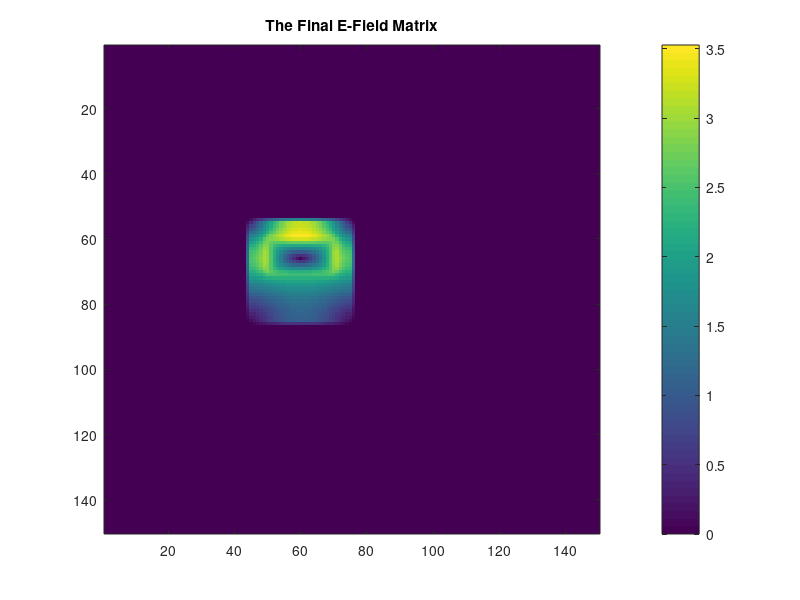

Recreate this plot in MATLAB.
%% 1. INPUTS & PARAMETERS
% Define L, N, dx, and element index vars

L = 1; % matrix node length

% Epsilon (permittivity of vacuum)
epsilon0 = 8.854e-12; 


%INCREASE FOR GREATER RESOLUTION

N = 150; % Number of nodes 


dx = L/(N-1); % derivative equal to the length divided by one minus row length.
object_index = [0, NaN,  12, 0]; % Edge voltage, air voltage, plate1 voltage, Plate2 voltage


%% 2. MESH GENERATION (The Blueprint)
% Create the matrix (address locations) and mask_matrix (index labels).

matrix = zeros(N,N); % Build fundamental matrix
matrix = reshape(1:N^2, N, N); % Index all values on spatial matrix


rho = zeros(N, N); % Empty rho (charge density) matrix 


% MODIFY THIS CODE TO MODIFY GEOMETRY of charges in space

rho(60:70, 50:70) = 1e-9; % 1nC/square Charge in 10x10 piece of matrix (Shielded by faraday cage)


% Make matrix for capacitor indexing differentiating between grounded
% edges (0), air/vacuum (1), and capacitor plates (2).

mask_matrix = zeros(N,N); % Build identity Matrix for capacitor locations
mask_matrix(2:149,2:149) = 1; % Make air/Vacuum value 1


% MODIFY THIS CODE TO MODIFY GEOMETRY OF positive plates of capacitor system

mask_matrix(50:90,40:80) = 3; %Faraday cage Geometry
mask_matrix(55:85,45:75) = 1;
%mask_matrix(10:120,54:56) = 2; % Plate 1 value 2 (Capacitor)
%mask_matrix(10:15,54:56) = 2; % Ion thruster config (value 2)
%mask_matrix(20:25,54:56) = 2;
%mask_matrix(30:35,54:56) = 2;
%mask_matrix(40:45,54:56) = 2;
%mask_matrix(50:55,54:56) = 2;
%mask_matrix(60:65,54:56) = 2;


% MODIFY THIS CODE TO MODIFY GEOMETRY OF negative plates of capacitor system

%mask_matrix(20:110,60:62) = 3; % Plate 2 value 3 (Capacitor)
%mask_matrix(10:15,60:62) = 3; % Ion thruster config (value 3)
%mask_matrix(20:25,60:62) = 3;
%mask_matrix(30:35,60:62) = 3;
%mask_matrix(40:45,60:62) = 3;
%mask_matrix(50:55,60:62) = 3;
%mask_matrix(60:65,60:62) = 3;




%% 3. MATRIX ASSEMBLY (The Engine)
% Pre-allocate A (sparse) and b.
% Run nested for-loop to look at the mask and stamp the math.
global_dim = 5*N*N; % estimate of space required for sparse matrix
A_matrix = spalloc(N^2,N^2,global_dim); % Sparse constraint matrix A
b_vect(N^2,1) = 0; % B vector



%% 4. THE SOLVE (The Math)
% Run V = A \ b.
% Reshape the result.

A_matrix = speye(N^2, N^2); % Create sparse matrix for A matrix solver
b_vect = zeros(N^2, 1); % Initialize B vector with zeros for voltage.

% Make sure to tell user that if there are no charged plates, the solver
% will fail to output meaningful math.
%if max(mask_matrix(:)) < 2 
%    error('Wait! No charged plates (Label 2) found in the mask. Check your geometry.');
%end

% Nested For loop
for i = 2:N-1 % For row 1 to N
    for j = 2:N-1 % For column 1 to N
        k = matrix(i, j); % Temporary matrix value variable K
        m = mask_matrix(i, j); % object_index temporary variable m
        if m == 1 % If m is air conditions, create five point stencil
           A_matrix(k, k) = -4;
           A_matrix(k, k-N) = 1; 
           A_matrix(k, k+N) = 1; 
           A_matrix(k, k-1) = 1; 
           A_matrix(k, k+1) = 1; 
           b_vect(k) = -(rho(i,j)*dx^2) / epsilon0; % Note: Non-varying dx can be straight multiplication for this Poisson.
        else
           m = mask_matrix(i, j); % object_index temporary variable m
           if m ~= 1 %Condition to sort non-air objects out
                A_matrix(k, k) = 1; % Set that K to 1 for non-air objects.
           end
           if m == 0 || m ==3 % If edge or grounded plate set voltage to zero.
                b_vect(k) = 0;
           else % Else set to 12 volts.
                b_vect(k) = 12; 
           end
        end
    end
end

V_vec = A_matrix \ b_vect; % Run A=LU solver

V_final = reshape(V_vec, N, N); % Reshape into final matrix from vector.

V_final = real(V_final);


%% 5. POST-PROCESSING & PLOTTING (The Result)
% Create surf or contour plots.
% RUN THIS SECTION SPECIFICALLY FOR VOLTAGE MATRIX ONLY

imagesc(V_final); 
colorbar; 
title('The Final Voltage Matrix');

%% 6. Calculate E-field.
%E-field gradient calculation:

[Ex, Ey] = gradient(-V_final, dx); % Finds the gradient or first derivative of voltage as E = -dV/dx

E_field = sqrt(Ex.^2 + Ey.^2); % Element squaring (Pytagorean)
E_field = real(E_field);


imagesc(E_field); 
colorbar; 
title('The Final E-Field Matrix');
